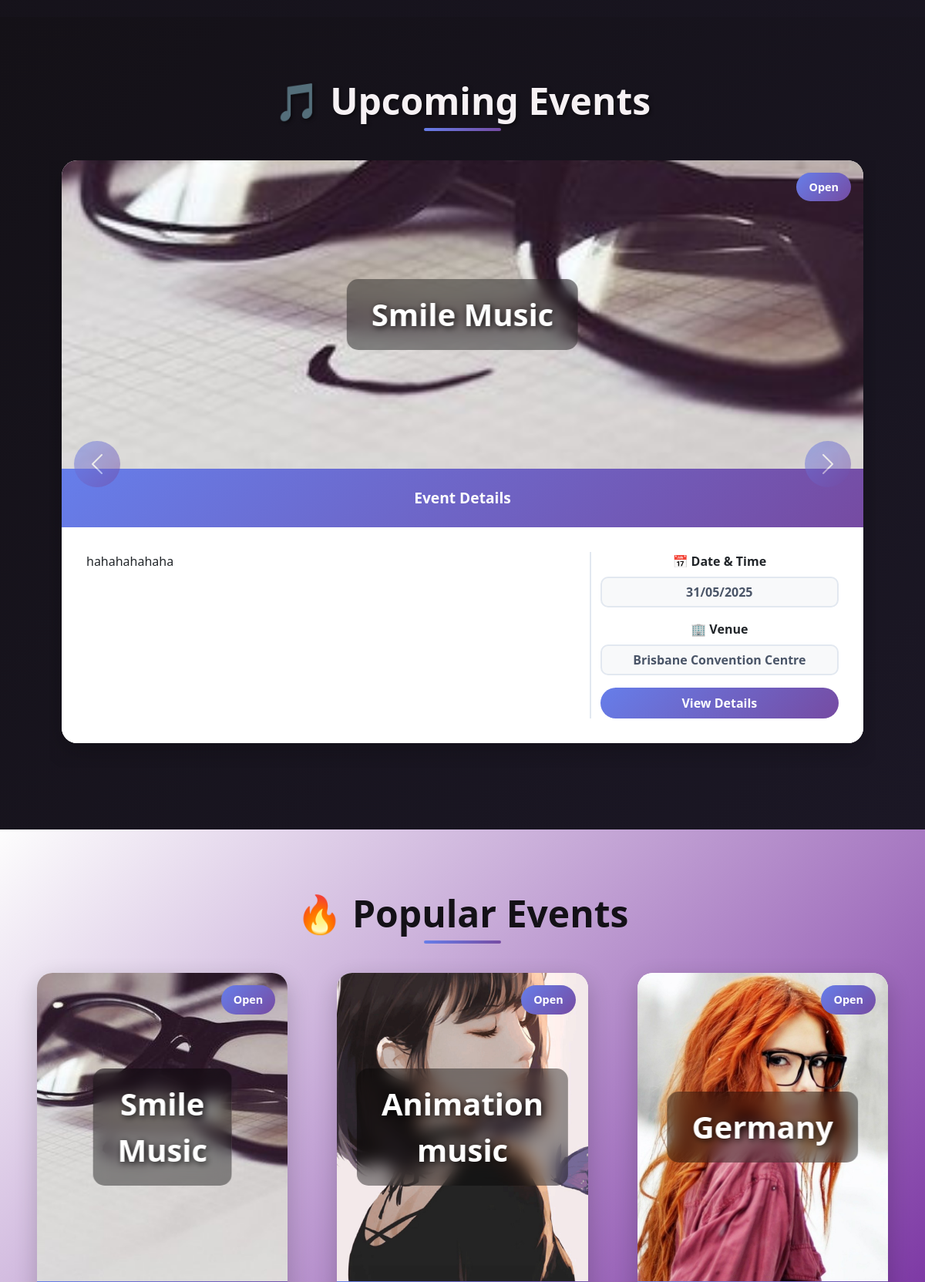
Before: / (middle part) with the older database file.
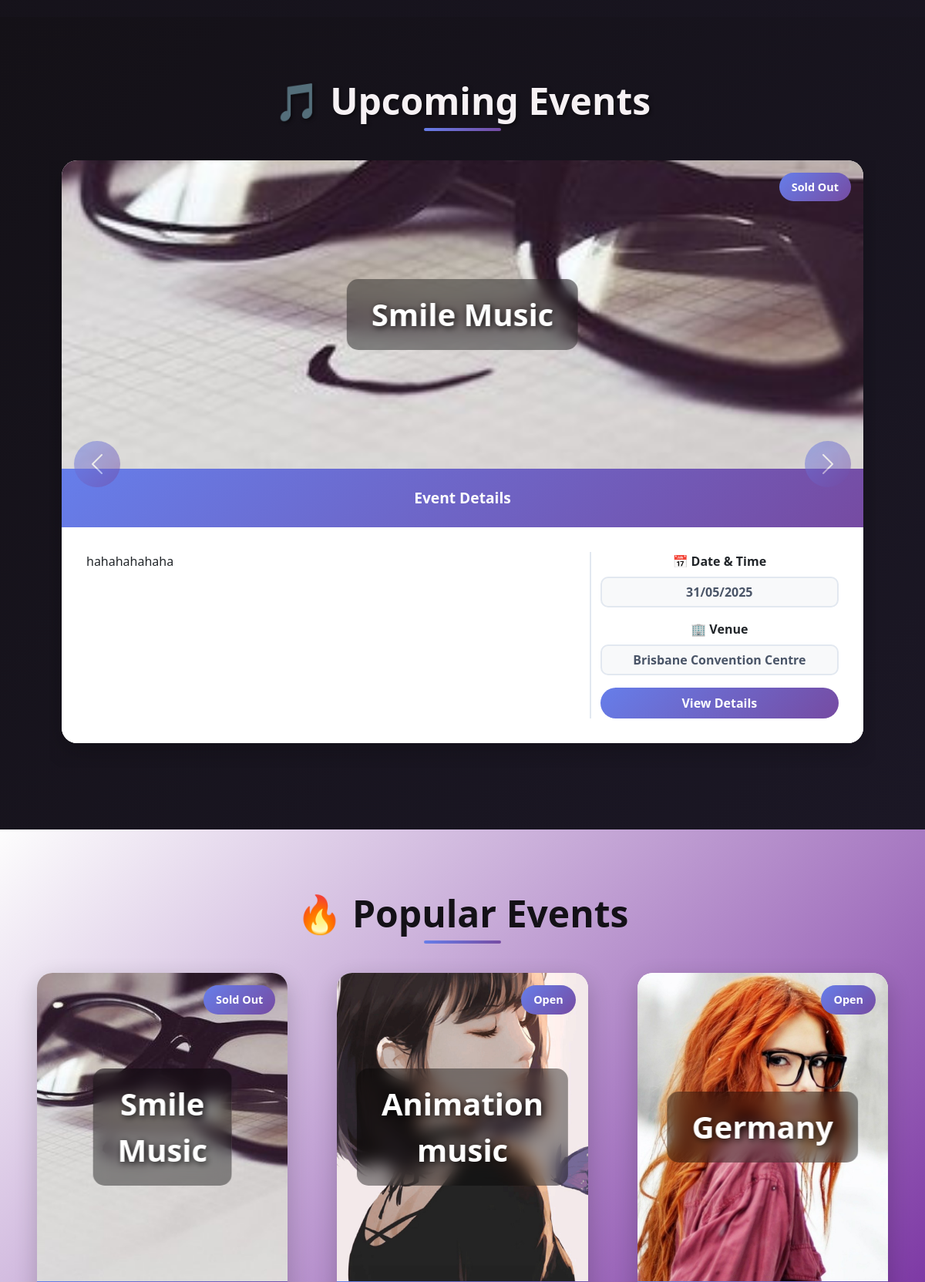
After: the same page with the newer database file.
### website/models.py (models this page shows, shortened)
class Event(db.Model):
    __tablename__ = 'events'
    id = db.Column(db.Integer, primary_key=True)  # Unique identifier for the event
    name = db.Column(db.String(120), index=True, nullable=False)  # Event name
    description = db.Column(db.Text, nullable=True)  # Optional detailed description of the event
    image_filename = db.Column(db.String(255), nullable=True)  # Filename of the event's image
    start_datetime = db.Column(db.DateTime, nullable=False)  # Combined start date and time for the event
    location = db.Column(db.String(100), nullable=False)  # General location of the event
    venue = db.Column(db.String(100), nullable=True)  # Specific venue name, optional
    genre_id = db.Column(db.Integer, db.ForeignKey('genres.id'), nullable=False)  # Reference to Genre table
    artist_info = db.Column(db.Text, nullable=True) # Information about the artist(s)
    status = db.Column(db.String(20), default='Open', nullable=False)  # Current status of the event (e.g., Open, Cancelled)
    age_limit = db.Column(db.Integer, nullable=True)
    length = db.Column(db.String(50), nullable=True)
    policies = db.Column(db.Text, nullable=True)
    facebook = db.Column(db.String(255), nullable=True)
    instagram = db.Column(db.String(255), nullable=True)
    twitter = db.Column(db.String(255), nullable=True)
    created_at = db.Column(db.DateTime, default=datetime.now)
    updated_at = db.Column(db.DateTime, default=datetime.now, onupdate=datetime.now)
    created_by = db.Column(db.Integer, db.ForeignKey('users.id'), nullable=False)
    ticket_types = db.relationship('ticket_type', backref='event', lazy='dynamic', cascade="all, delete-orphan") # cascade="all, delete-orphan": https://docs.sqlalchemy.org/en/20/orm/cascades.html
    comments = db.relationship('Comment', backref='event', lazy='dynamic', cascade="all, delete-orphan")
    bookings = db.relationship('Booking', backref='event', lazy='dynamic', cascade="all, delete-orphan")
    @property
    def current_status(self):
        if self.status == 'Cancelled':
            return 'Cancelled'
        if self.status == 'Completed':
            return 'Completed'
        if self.start_datetime and self.start_datetime < datetime.now():
            return 'Inactive'
        if self.ticket_types:
            total_available = sum(ticket.quantity_available for ticket in self.ticket_types)
            if total_available == 0:
                return 'Sold Out'
        return 'Open'

class ticket_type(db.Model):
    __tablename__ = 'ticket_type'
    id = db.Column(db.Integer, primary_key=True)  # Unique identifier for the ticket type
    event_id = db.Column(db.Integer, db.ForeignKey('events.id'), nullable=False)  # Foreign key linking to the Event
    type_name = db.Column(db.String(100), nullable=False)  # Name of the ticket type (e.g., General, VIP)
    description = db.Column(db.Text, nullable=True) # Optional description for this ticket type
    price = db.Column(db.Float, nullable=False)  # Price of the ticket
    quantity_available = db.Column(db.Integer, nullable=False)  # Number of tickets available for this type
    created_at = db.Column(db.DateTime, default=datetime.now)  # Creation timestamp
    updated_at = db.Column(db.DateTime, default=datetime.now, onupdate=datetime.now)  # Last update timestam

### website/views.py (the view)
@main_bp.route('/')
def index():
    upcoming_events = Event.query.filter(
        Event.status.notin_(['Cancelled', 'Inactive']),
        Event.start_datetime > datetime.now()  # Only future events
    ).order_by(Event.start_datetime.asc()).all()
    popular_events_query = db.session.query(
        Event,
        func.sum(Booking.quantity).label('total_tickets_sold')
    ).join(
        Booking, Event.id == Booking.event_id
    ).filter(
        Booking.booking_status == 'confirmed',
        Event.status.notin_(['Cancelled', 'Inactive'])
    ).group_by(
        Event.id
    ).order_by(
        text('total_tickets_sold DESC')
    ).limit(3).all()
    popular_events = [result[0] for result in popular_events_query] if popular_events_query else []
    if len(popular_events) < 3:
        remaining_count = 3 - len(popular_events)
        popular_event_ids = [event.id for event in popular_events]
        additional_events = [event for event in upcoming_events
                           if event.id not in popular_event_ids][:remaining_count]
        popular_events.extend(additional_events)
    recommended_events_query = db.session.query(
        Event,
        func.coalesce(func.sum(Booking.quantity), 0).label('total_tickets_sold')
    ).outerjoin(  # LEFT JOIN to include events with no bookings
        Booking, (Event.id == Booking.event_id) & (Booking.booking_status == 'confirmed')
    ).filter(
        Event.status.notin_(['Cancelled', 'Inactive']),
        Event.start_datetime > datetime.now()  # Only future events for recommendations
    ).group_by(
        Event.id
    ).order_by(
        text('total_tickets_sold ASC'),  # Ascending - events with 0 sales come first
        Event.created_at.desc()  # Then by newest for events with same sales
    ).limit(3).all()
    recommended_events = [result[0] for result in recommended_events_query] if recommended_events_query else []
    return render_template('index.html',
                         events=upcoming_events,
                         popular_events=popular_events,
                         recommended_events=recommended_events)

### website/templates/index.html (shortened to what this page needs)
{% extends 'base.html' %}
{% block head %}
    <link rel="stylesheet" href="{{ url_for('static', filename='style/index.css') }}">
{% endblock %}
{% block content %}
<main>
    <section class="section-upcoming">
        <div class="container-fluid">
            <h1 class="section-title light">🎵 Upcoming Events</h1>
            {% if events %}
                <div class="events-grid-single">
                    <div id="carouselExampleFade" class="carousel slide carousel-fade">
                        <div class="carousel-inner">
                            {% for event_item in events %}
                            <div class="carousel-item {% if loop.first %}active{% endif %}">
                                <a href="{{ url_for('event.details', id=event_item.id) }}" class="text-decoration-none text-dark">
                                    <div class="card">
                                        <div class="card-img-container">
                                            {% if event_item.image_filename %}
                                                {% if event_item.image_filename.startswith('http') %}
                                                    <img src="{{ event_item.image_filename }}"
                                                         alt="{{ event_item.name }} Image">
                                                {% else %}
                                                    <img src="{{ url_for('static', filename=event_item.image_filename) }}"
                                                         alt="{{ event_item.name }} Image">
                                                {% endif %}
                                            {% else %}
                                                <img src="{{ url_for('static', filename='img/grey.jpg') }}"
                                                     alt="Placeholder Image">
                                            {% endif %}
                                            <div class="status-text">{{ event_item.current_status }}</div>
                                            <div class="event-name">{{ event_item.name }}</div>
                                        </div>
                                        <div class="card-header">
                                            Event Details
                                        </div>
                                        <div class="card-body">
                                            <div class="row">
                                                <div class="col-md-8 custom-border">
                                                    <p class="mb-0">{{ event_item.description | truncate(150) }}</p>
                                                </div>
                                                <div class="col-md-4 d-flex flex-column justify-content-between text-center">
                                                    <div class="mb-3">
                                                        <label class="form-label fw-bold">📅 Date & Time</label>
                                                        <input type="text" class="form-control"
                                                               value="{{ event_item.start_datetime.strftime('%d/%m/%Y') if event_item.start_datetime else 'N/A' }}"
                                                               disabled>
                                                    </div>
                                                    {% if event_item.venue %}
                                                    <div class="mb-3">
                                                        <label class="form-label fw-bold">🏢 Venue</label>
                                                        <input type="text" class="form-control"
                                                               value="{{ event_item.venue }}" disabled>
                                                    </div>
                                                    {% endif %}
                                                    <span class="btn btn-secondary">View Details</span>
                                                </div>
                                            </div>
                                        </div>
                                    </div>
                                </a>
                            </div>
                            {% endfor %}
                        </div>
                        <button class="carousel-control-prev custom-carousel-control" type="button"
                                data-bs-target="#carouselExampleFade" data-bs-slide="prev">
                            <span class="carousel-control-prev-icon" aria-hidden="true"></span>
                        </button>
                        <button class="carousel-control-next custom-carousel-control" type="button"
                                data-bs-target="#carouselExampleFade" data-bs-slide="next">
                            <span class="carousel-control-next-icon" aria-hidden="true"></span>
                        </button>
                    </div>
                </div>
            {% else %}
                <div class="empty-state">
                    <h3>🎪 No Upcoming Events</h3>
                    <p>Check back soon for exciting new events!</p>
                    <a href="{{ url_for('event.create') }}" class="btn btn-secondary">Create an Event</a>
                </div>
            {% endif %}
        </div>
    </section>
    <section class="section-popular">
        <div class="container-fluid">
            <h1 class="section-title dark">🔥 Popular Events</h1>
            {% if popular_events %}
                <div class="events-grid">
                    {% for event_item in popular_events %}
                        <a href="{{ url_for('event.details', id=event_item.id) }}" class="text-decoration-none">
                            <div class="card">
                                <div class="card-img-container">
                                    {% if event_item.image_filename %}
                                        {% if event_item.image_filename.startswith('http') %}
                                            <img src="{{ event_item.image_filename }}"
                                                 alt="{{ event_item.name }} Image">
                                        {% else %}
                                            <img src="{{ url_for('static', filename=event_item.image_filename) }}"
                                                 alt="{{ event_item.name }} Image">
                                        {% endif %}
                                    {% else %}
                                        <img src="{{ url_for('static', filename='img/grey.jpg') }}"
                                             alt="Placeholder Image">
                                    {% endif %}
                                    <div class="status-text">{{ event_item.current_status }}</div>
                                    <div class="event-name">{{ event_item.name }}</div>
                                </div>
                            </div>
                        </a>
                    {% endfor %}
                </div>
            {% else %}
                <div class="empty-state">
                    <h3>🎭 No Popular Events</h3>
                    <p>Be the first to discover amazing events!</p>
                </div>
            {% endif %}
        </div>
    </section>
</main>
{% endblock %}

### website/templates/base.html (shortened to what this page needs)
<html>
<head>
    <link href="https://cdn.jsdelivr.net/npm/bootstrap@5.3.2/dist/css/bootstrap.min.css" rel="stylesheet"
>
    <link rel="stylesheet" href="https://cdnjs.cloudflare.com/ajax/libs/font-awesome/6.4.0/css/all.min.css">
    {% block head %}
    {% endblock %}
</head>
<body style="background-color: #141117;">
    {% block content %}
    {% endblock %}
</body>
</html>

### website/static/style/index.css (style rules this page uses)
body { background: linear-gradient(135deg, #141117 0%, #1B1725 50%, #2A1B3D 100%); font-family: 'Segoe UI', Tahoma, Geneva, Verdana, sans-serif; margin: 0; padding: 0; min-height: 100vh; }
.container-fluid { padding: 0; }
.section-upcoming { background: linear-gradient(135deg, #141117, #1B1725); padding: 5rem 0; }
.section-popular { background: linear-gradient(135deg, #fdfdfd, #5e098f); padding: 5rem 0; }
.section-title { font-size: 3rem; font-weight: 800; text-align: center; margin-bottom: 3rem; position: relative; }
.section-title.light { color: #F6F1F4; text-shadow: 2px 2px 4px rgba(0, 0, 0, 0.5); }
.section-title.dark { color: #141117; }
.section-title::after { content: ''; position: absolute; bottom: -10px; left: 50%; transform: translateX(-50%); width: 100px; height: 4px; background: linear-gradient(135deg, #667eea, #764ba2); border-radius: 2px; }
.card { border: none; border-radius: 20px; overflow: hidden; transition: all 0.3s ease; box-shadow: 0 10px 30px rgba(0, 0, 0, 0.2); margin: 0 1rem 2rem 1rem; background: white; }
.card-img-container { position: relative; height: 400px; overflow: hidden; }
.card img { width: 100%; height: 100%; object-fit: cover; transition: transform 0.3s ease; }
.event-name { position: absolute; top: 50%; left: 50%; transform: translate(-50%, -50%); color: #FFFFFF; font-weight: 800; font-size: 2.5rem; text-align: center; text-shadow: 2px 2px 8px rgba(0, 0, 0, 0.8); background: rgba(0, 0, 0, 0.4); padding: 1rem 2rem; border-radius: 15px; backdrop-filter: blur(10px); transition: opacity 0.3s ease; }
.status-text { position: absolute; top: 1rem; right: 1rem; background: linear-gradient(135deg, #667eea, #764ba2); color: white; padding: 0.5rem 1rem; border-radius: 20px; font-weight: 600; font-size: 0.9rem; }
.card-header { background: linear-gradient(135deg, #667eea, #764ba2); color: white; padding: 1.5rem; font-weight: 700; font-size: 1.2rem; text-align: center; border: none; }
.card-body { padding: 2rem; background: white; }
.custom-border { border-right: 2px solid #e2e8f0; padding-right: 1rem; }
.card-body .form-control { background: #f8f9fa; border: 2px solid #e2e8f0; border-radius: 10px; text-align: center; font-weight: 600; color: #4a5568; }
.btn-secondary { background: linear-gradient(135deg, #667eea, #764ba2); border: none; border-radius: 20px; padding: 0.5rem 1.5rem; font-weight: 600; transition: all 0.3s ease; }
.carousel { margin: 0 2rem; }
.carousel-item { transition: transform 0.6s ease-in-out, opacity 0.6s ease-in-out; }
.custom-carousel-control { width: 60px; height: 60px; background: linear-gradient(135deg, #667eea, #764ba2); border-radius: 50%; position: absolute; top: 50%; transform: translateY(-50%); display: flex; align-items: center; justify-content: center; transition: all 0.3s ease; z-index: 10; }
.carousel-control-prev { left: 2rem; }
.carousel-control-next { right: 2rem; }
.events-grid { display: grid; grid-template-columns: repeat(auto-fit, minmax(350px, 1fr)); gap: 2rem; padding: 0 2rem; max-width: 1400px; margin: 0 auto; }
.events-grid-single { max-width: 2000px; margin: 0 auto; padding: 0 2rem; }

Changed rows visible on the page:
changed through a linked row, Event "Smile Music": current_status "Open" → "Sold Out"
